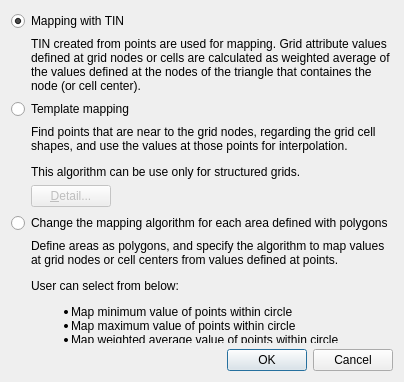
<?xml version="1.0" encoding="UTF-8"?>
<ui version="4.0">
 <class>GeoDataPointmap_MappingSettingDialog</class>
 <widget class="QDialog" name="GeoDataPointmap_MappingSettingDialog">
  <property name="geometry">
   <rect>
    <x>0</x>
    <y>0</y>
    <width>392</width>
    <height>382</height>
   </rect>
  </property>
  <property name="windowTitle">
   <string>Point Cloud Data Mapping Seting</string>
  </property>
  <layout class="QVBoxLayout" name="verticalLayout_2" stretch="0,0,0,0,0,0,1,0">
   <item>
    <widget class="QRadioButton" name="tinRadioButton">
     <property name="text">
      <string>Mapping with TIN</string>
     </property>
     <property name="checked">
      <bool>true</bool>
     </property>
    </widget>
   </item>
   <item>
    <layout class="QHBoxLayout" name="horizontalLayout">
     <item>
      <spacer name="horizontalSpacer">
       <property name="orientation">
        <enum>Qt::Horizontal</enum>
       </property>
       <property name="sizeType">
        <enum>QSizePolicy::Fixed</enum>
       </property>
       <property name="sizeHint" stdset="0">
        <size>
         <width>20</width>
         <height>20</height>
        </size>
       </property>
      </spacer>
     </item>
     <item>
      <widget class="QLabel" name="tinDescriptionLabel">
       <property name="text">
        <string>TIN created from points are used for mapping. Grid attribute values defined at grid nodes or cells are calculated as weighted average of the values defined at the nodes of the triangle that containes the node (or cell center).</string>
       </property>
       <property name="wordWrap">
        <bool>true</bool>
       </property>
      </widget>
     </item>
    </layout>
   </item>
   <item>
    <widget class="QRadioButton" name="templateRadioButton">
     <property name="text">
      <string>Template mapping</string>
     </property>
    </widget>
   </item>
   <item>
    <layout class="QHBoxLayout" name="horizontalLayout_4">
     <item>
      <spacer name="horizontalSpacer_2">
       <property name="orientation">
        <enum>Qt::Horizontal</enum>
       </property>
       <property name="sizeType">
        <enum>QSizePolicy::Fixed</enum>
       </property>
       <property name="sizeHint" stdset="0">
        <size>
         <width>20</width>
         <height>20</height>
        </size>
       </property>
      </spacer>
     </item>
     <item>
      <layout class="QVBoxLayout" name="verticalLayout" stretch="1,0">
       <item>
        <widget class="QLabel" name="templateDescriptionLabel">
         <property name="text">
          <string>&lt;html&gt;&lt;head/&gt;&lt;body&gt;&lt;p&gt;Find points that are near to the grid nodes, regarding the grid cell shapes, and use the values at those points for interpolation.&lt;/p&gt;&lt;p&gt;This algorithm can be use only for structured grids.&lt;/p&gt;&lt;/body&gt;&lt;/html&gt;</string>
         </property>
         <property name="wordWrap">
          <bool>true</bool>
         </property>
        </widget>
       </item>
       <item>
        <layout class="QHBoxLayout" name="horizontalLayout_2">
         <item>
          <widget class="QPushButton" name="detailButton">
           <property name="enabled">
            <bool>false</bool>
           </property>
           <property name="text">
            <string>&amp;Detail...</string>
           </property>
          </widget>
         </item>
         <item>
          <spacer name="horizontalSpacer_4">
           <property name="orientation">
            <enum>Qt::Horizontal</enum>
           </property>
           <property name="sizeHint" stdset="0">
            <size>
             <width>40</width>
             <height>20</height>
            </size>
           </property>
          </spacer>
         </item>
        </layout>
       </item>
      </layout>
     </item>
    </layout>
   </item>
   <item>
    <widget class="QRadioButton" name="polygonRadioButton">
     <property name="text">
      <string>Change the mapping algorithm for each area defined with polygons</string>
     </property>
    </widget>
   </item>
   <item>
    <layout class="QHBoxLayout" name="horizontalLayout_3">
     <item>
      <spacer name="horizontalSpacer_3">
       <property name="orientation">
        <enum>Qt::Horizontal</enum>
       </property>
       <property name="sizeType">
        <enum>QSizePolicy::Fixed</enum>
       </property>
       <property name="sizeHint" stdset="0">
        <size>
         <width>20</width>
         <height>20</height>
        </size>
       </property>
      </spacer>
     </item>
     <item>
      <widget class="QLabel" name="polygonsDescriptionLabel">
       <property name="styleSheet">
        <string notr="true"/>
       </property>
       <property name="text">
        <string>&lt;html&gt;&lt;head/&gt;&lt;body&gt;&lt;p&gt;Define areas as polygons, and specify the algorithm to map values at grid nodes or cell centers from values defined at points.&lt;/p&gt;&lt;p&gt;User can select from below:&lt;/p&gt;&lt;ul&gt;&lt;li&gt;Map minimum value of points within circle&lt;/li&gt;&lt;li&gt;Map maximum value of points within circle&lt;/li&gt;&lt;li&gt;Map weighted average value of points within circle&lt;/li&gt;&lt;li&gt;Map value from TIN&lt;/li&gt;&lt;/ul&gt;&lt;/body&gt;&lt;/html&gt;</string>
       </property>
       <property name="wordWrap">
        <bool>true</bool>
       </property>
      </widget>
     </item>
    </layout>
   </item>
   <item>
    <spacer name="verticalSpacer">
     <property name="orientation">
      <enum>Qt::Vertical</enum>
     </property>
     <property name="sizeHint" stdset="0">
      <size>
       <width>20</width>
       <height>12</height>
      </size>
     </property>
    </spacer>
   </item>
   <item>
    <widget class="QDialogButtonBox" name="buttonBox">
     <property name="orientation">
      <enum>Qt::Horizontal</enum>
     </property>
     <property name="standardButtons">
      <set>QDialogButtonBox::Cancel|QDialogButtonBox::Ok</set>
     </property>
    </widget>
   </item>
  </layout>
 </widget>
 <resources/>
 <connections>
  <connection>
   <sender>buttonBox</sender>
   <signal>accepted()</signal>
   <receiver>GeoDataPointmap_MappingSettingDialog</receiver>
   <slot>accept()</slot>
   <hints>
    <hint type="sourcelabel">
     <x>505</x>
     <y>704</y>
    </hint>
    <hint type="destinationlabel">
     <x>157</x>
     <y>274</y>
    </hint>
   </hints>
  </connection>
  <connection>
   <sender>buttonBox</sender>
   <signal>rejected()</signal>
   <receiver>GeoDataPointmap_MappingSettingDialog</receiver>
   <slot>reject()</slot>
   <hints>
    <hint type="sourcelabel">
     <x>505</x>
     <y>710</y>
    </hint>
    <hint type="destinationlabel">
     <x>286</x>
     <y>274</y>
    </hint>
   </hints>
  </connection>
  <connection>
   <sender>templateRadioButton</sender>
   <signal>toggled(bool)</signal>
   <receiver>detailButton</receiver>
   <slot>setEnabled(bool)</slot>
   <hints>
    <hint type="sourcelabel">
     <x>14</x>
     <y>100</y>
    </hint>
    <hint type="destinationlabel">
     <x>45</x>
     <y>180</y>
    </hint>
   </hints>
  </connection>
 </connections>
</ui>
